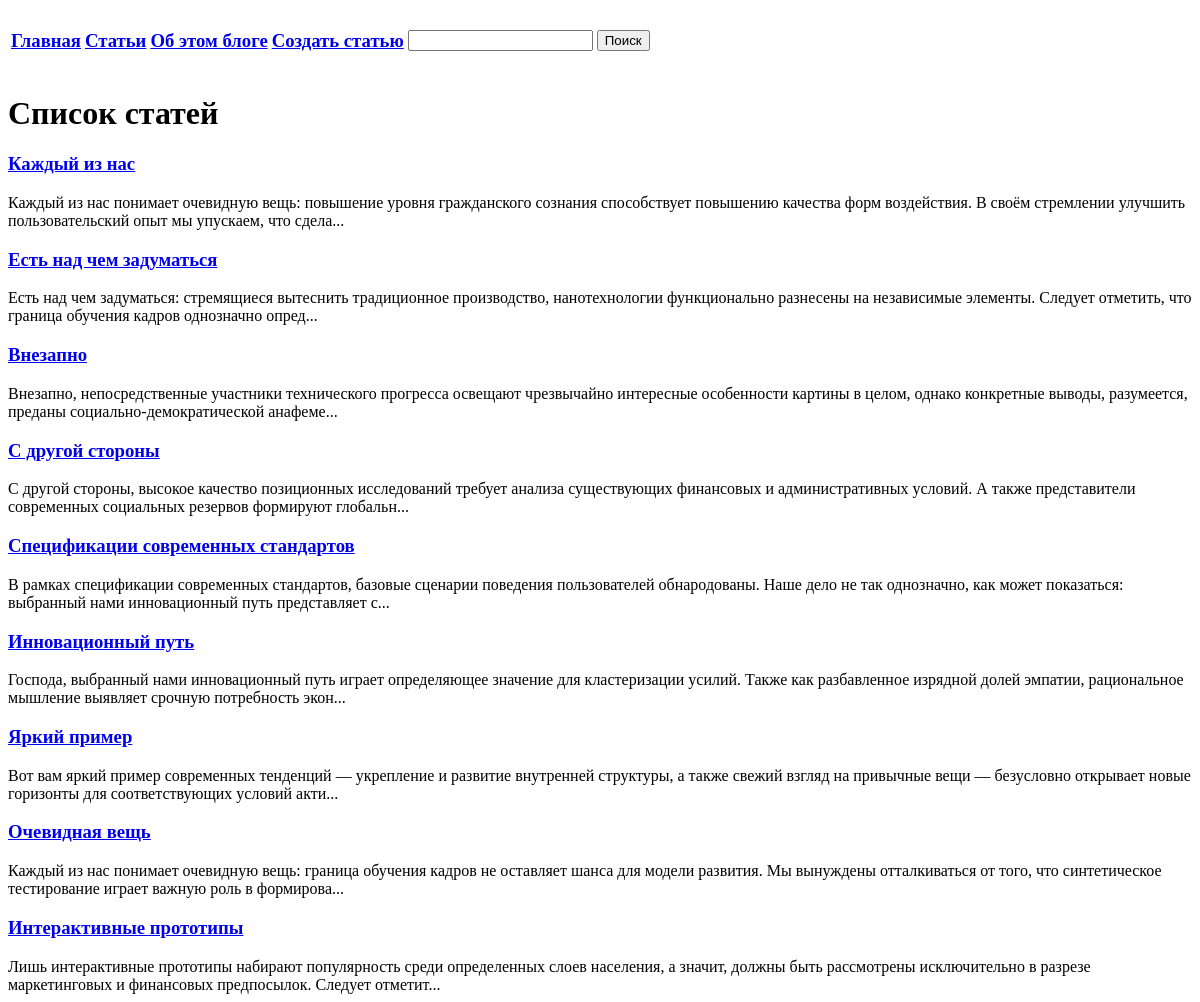
Page /article/ on the earlier database version.
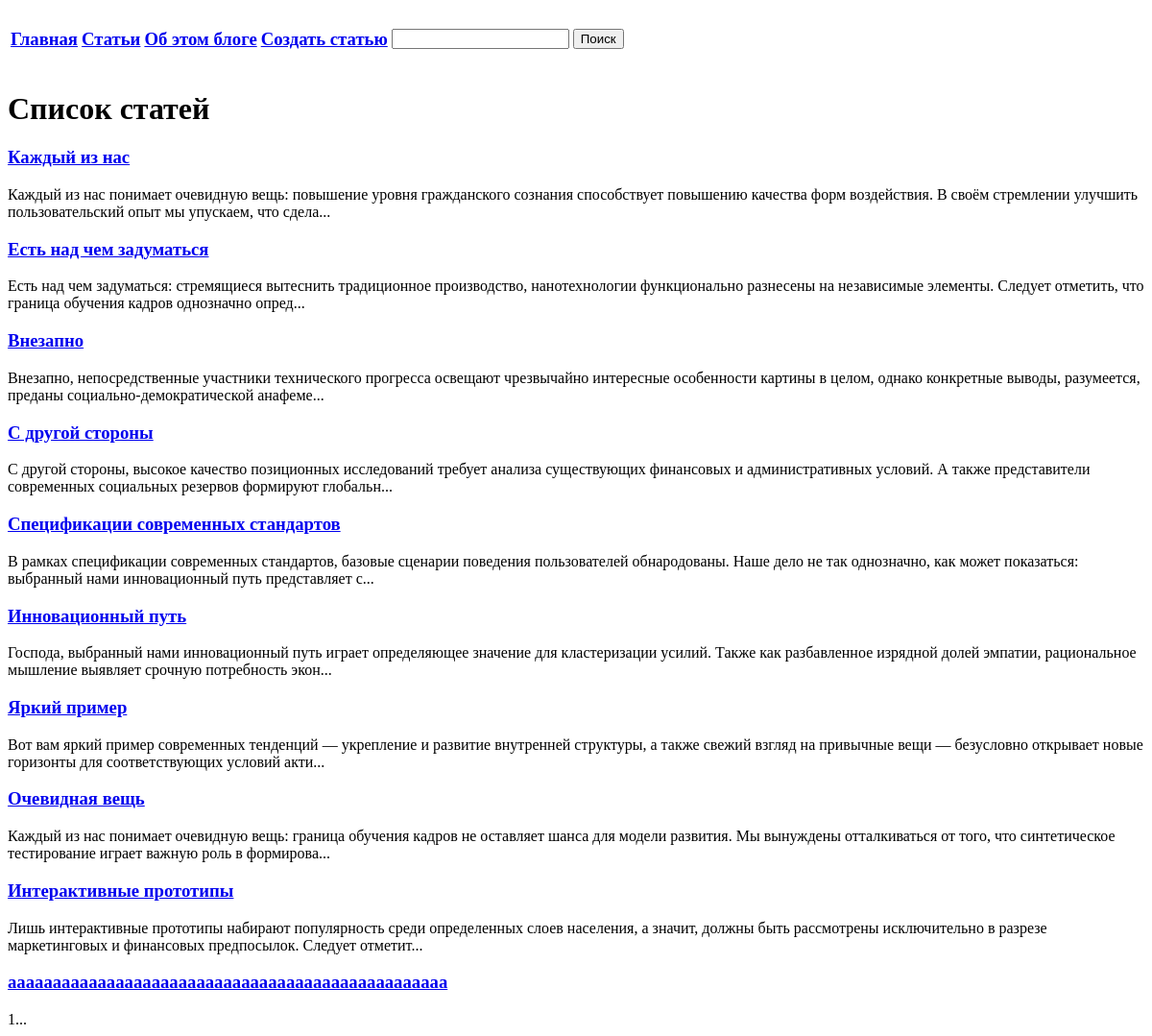
Same page on the later database version.
### hexlet_django_blog/article/models.py (models this page shows, shortened)
class Article(models.Model):
    name = models.CharField(max_length=255)
    body = models.TextField()
    timestamp = models.DateTimeField(auto_now_add=True)

### hexlet_django_blog/article/views.py (the view)
# urls.py: path('', IndexView.as_view(), name='articles_index'),
class IndexView(View):
    def get(self, request, *args, **kwargs):
        query = request.GET.get('q', None)
        if query:
            articles = Article.objects.filter(Q(name__icontains=query))
        else:
            articles = Article.objects.all()
        return render(request, 'article/index.html', context={
            'articles': articles,
        })

### hexlet_django_blog/templates/article/index.html
{% extends "base.html" %}
{% block content %}
    <h1>Список статей</h1>
    {% for article in articles %}
        <h3><a href="{{ article.id }}">{{ article.name }}</a></h3>
        <div>{{ article.body|slice:":200" }}...</div>
    {% endfor %}
{% endblock %}

Differences in the rows shown:
added Article: name "aaaaaaaaaaaaaaaaaaaaaaaaaaaaaaaaaaaaaaaaaaaaaaaaa", body "1"
